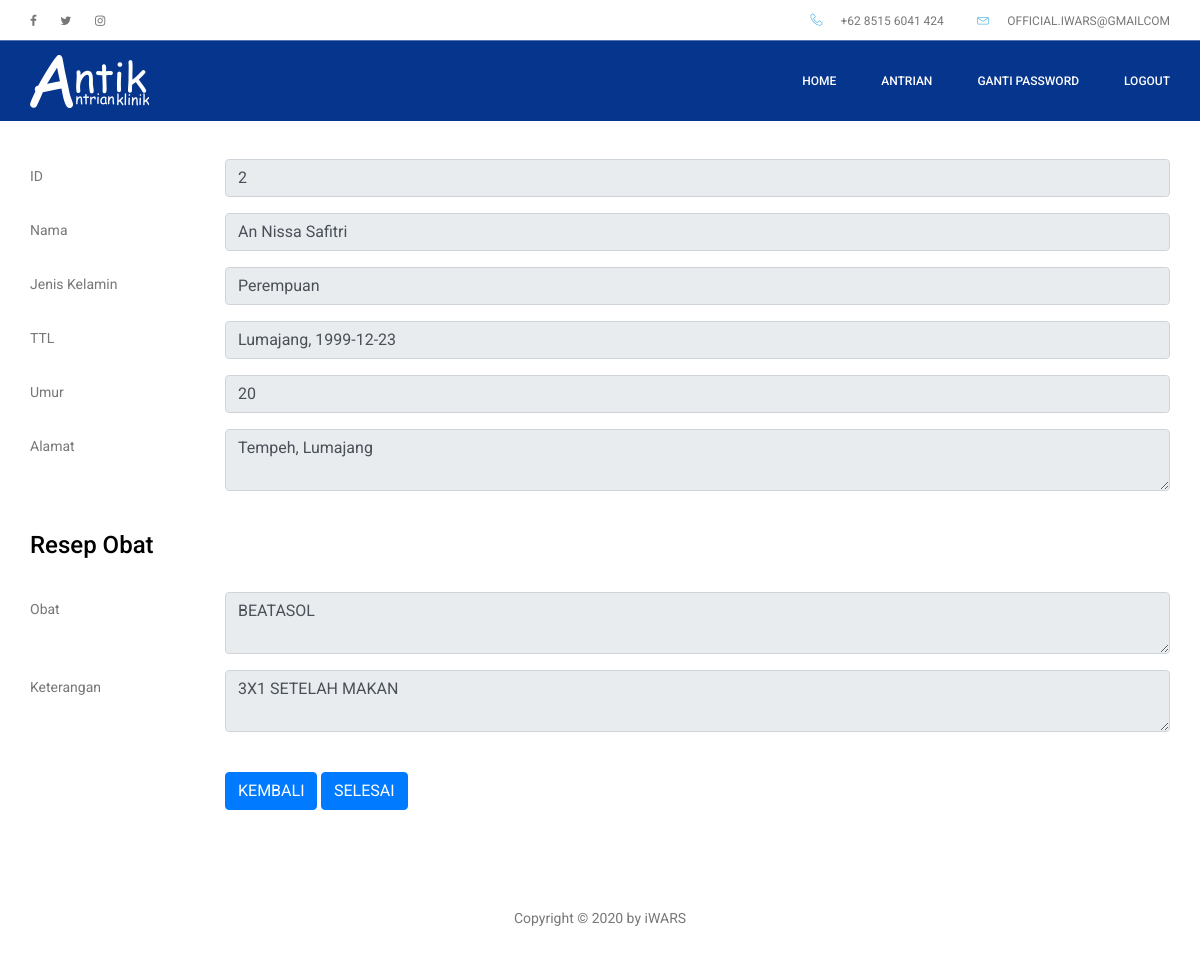
Page /old/Apoteker/apoteker-riwayat.php?id_antrian=E31181295 (signed in) on the earlier database version.
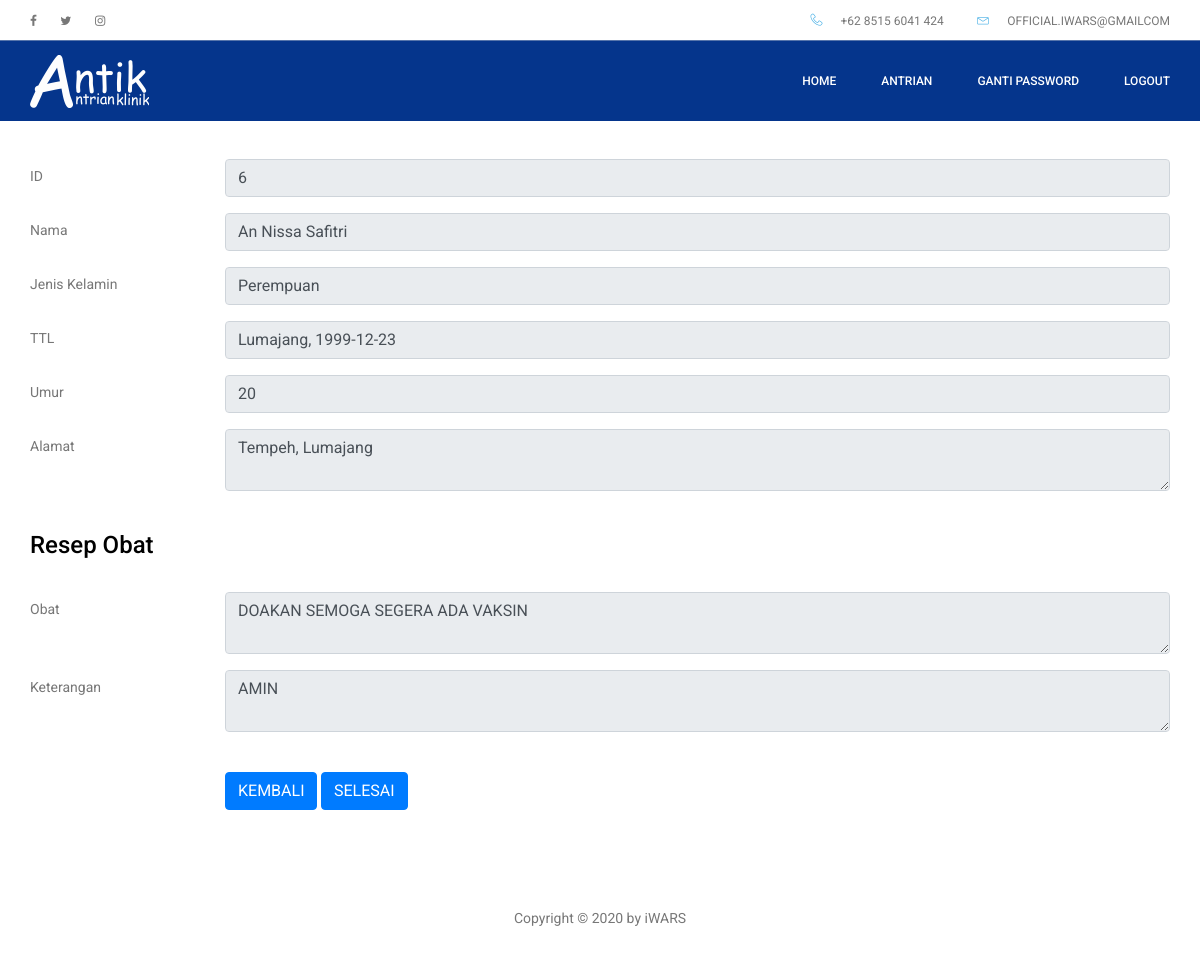
Same page on the later database version.
### tables this page shows
CREATE TABLE `tb_periksa` (
  `id_periksa` int(11) NOT NULL,
  `id_user` int(11) NOT NULL,
  `id_poli` int(11) NOT NULL,
  `tanggal` date NOT NULL,
  `no_antrian` int(11) NOT NULL,
  `tensi_darah` varchar(11) NOT NULL,
  `riwayat_penyakit` varchar(255) NOT NULL,
  `gejala` varchar(255) NOT NULL,
  `diagnosa` varchar(255) NOT NULL,
  `tindakan` varchar(255) NOT NULL,
  `resep_obat` varchar(255) NOT NULL,
  `keterangan` varchar(255) NOT NULL,
  `id_status_periksa` int(11) NOT NULL,
  `id_status_obat` int(11) NOT NULL
);

CREATE TABLE `tb_user` (
  `id_user` int(11) NOT NULL,
  `id_akses` int(11) NOT NULL,
  `no_identitas` varchar(20) NOT NULL,
  `nama` varchar(40) NOT NULL,
  `jenis_kelamin` varchar(1) NOT NULL,
  `tempat_lahir` varchar(30) NOT NULL,
  `tanggal_lahir` date NOT NULL,
  `alamat` varchar(100) NOT NULL,
  `pekerjaan` varchar(30) NOT NULL,
  `no_hp` varchar(13) NOT NULL,
  `email` varchar(100) NOT NULL,
  `username` varchar(10) NOT NULL,
  `password` varchar(55) NOT NULL,
  `foto` varchar(200) NOT NULL
);

### old/Apoteker/apoteker-riwayat.php (the view, shortened to what this page needs)
<?php
include '../session.php';
?>
<!doctype html>
<html lang="en">
<head>
	<link rel="stylesheet" href="../css/bootstrap.css">
	<link rel="stylesheet" href="../vendors/linericon/style.css">
	<link rel="stylesheet" href="../css/font-awesome.min.css">
	<link rel="stylesheet" href="../vendors/nice-select/css/nice-select.css">
	<link rel="stylesheet" href="../vendors/animate-css/animate.css">
	<link rel="stylesheet" href="../vendors/jquery-ui/jquery-ui.css">
	<link rel="stylesheet" href="../css/style.css">
	<link rel="stylesheet" href="../css/responsive.css">
</head>
<body>
	<header class="header_area">
		<div class="top_menu row m0">
			<div class="container">
				<div class="float-left">
					<ul class="left_side">
						<li>
							<a href="#">
								<i class="fa fa-facebook-f"></i>
							</a>
						</li>
						<li>
							<a href="#">
								<i class="fa fa-twitter"></i>
							</a>
						</li>
						<li>
							<a href="#">
								<i class="fa fa-instagram"></i>
							</a>
						</li>
					</ul>
				</div>
				<div class="float-right">
					<ul class="right_side">
						<li>
							<a href="#">
								<i class="lnr lnr-phone-handset"></i>
								+62 8515 6041 424
							</a>
						</li>
						<li>
							<a href="#">
								<i class="lnr lnr-envelope"></i>
								official.iwars@gmailcom
							</a>
						</li>
					</ul>
				</div>
			</div>
		</div>
		<div class="main_menu">
			<nav class="navbar navbar-expand-lg navbar-light">
				<div class="container">
					<a class="navbar-brand logo_h" href="index.php">
						<img src="../img/antik.png" alt="">
					</a>
					<div class="collapse navbar-collapse offset" id="navbarSupportedContent">
						<div class="row ml-0 w-100">
							<div class="col-lg-12 pr-0">
								<ul class="nav navbar-nav center_nav pull-right">
									<li class="nav-item">
										<a class="nav-link" href="index.php">Home</a>
									</li>
									<li class="nav-item">
										<a class="nav-link" href="apoteker-antrian.php">Antrian</a>
									</li>
								<li class="nav-item">
										<a class="nav-link" href="apoteker-gantipass.php">Ganti Password</a>
									</li>
									<li class="nav-item">
										<a class="nav-link" href="../logout.php" data-toggle="modal" data-target="#logoutModal">Logout </a>
									</li>
								</ul>
							</div>
						</div>
					</div>
				</div>
			</nav>
		</div>
	</header>
	<section class="feedback_area section_gap relative">
		<div class="container">
			<br>
			<h3>Data Pasien</h3></br>
			<br>
			<div class="row">
				<?php
					if (isset($_GET['id_antrian'])) {
						$idantrian = $_GET['id_antrian'];
				 		$query = mysqli_query($koneksi, "SELECT * FROM tb_user a LEFT JOIN tb_periksa b ON a.id_user = b.id_user WHERE no_identitas='$idantrian'");
				 		while($data = mysqli_fetch_array($query)) {
				 		$tgllahir = new DateTime($data ['tanggal_lahir']);
				 		$tglsekarang = new DateTime();
				  		 $idperiksa = $data ['id_periksa'];
				  		 $iduser = $data['id_user'];
				  		 $idpoli = $data['id_poli'];
				         $nama = $data ['nama'];
				         $jk = $data ['jenis_kelamin'];
				         $tmpl = $data ['tempat_lahir'];
				         $tgll = $data ['tanggal_lahir'];
				         $umr = $tglsekarang->diff($tgllahir)->format("%y");
				         $almt = $data ['alamat'];
				         $resepobat = $data ['resep_obat'];
				         $ket = $data ['keterangan'];
						}
					}
				?>
				<div class="col-lg-12">
					<form action="" method="post">
						<div class="form-group row">
		                  <label class="col-sm-2 col-form-label">ID</label>
		                  <div class="col-sm-10">
		                    <input type="text" disabled name="id" class="form-control" value="<?php echo $idperiksa ?>" required>
		                  </div>
		                </div>
		              <div class="form-group row">
		                  <label class="col-sm-2 col-form-label">Nama</label>
		                  <div class="col-sm-10">
		                    <input type="text" disabled name="nama" class="form-control" size="4" value="<?php echo $nama ?>" required>
		                  </div>
		                </div>
		                <div class="form-group row">
		                  <label class="col-sm-2 col-form-label">Jenis Kelamin</label>
		                  <div class="col-sm-10">
		                    <input type="text" disabled name="jk" class="form-control" size="4" value="<?php if ($jk=='L'){
		                    	echo "Laki-Laki";}else{
		                    		echo "Perempuan";
		                    } ;?>" required>
		                  </div>
		                </div>
		                <div class="form-group row">
		                  <label class="col-sm-2 col-form-label">TTL</label>
		                 <div class="col-sm-10">
		                    <input type="text" disabled name="ttl" class="form-control" size="4" value="<?php echo $tmpl ?>, <?php echo $tgll ?>" required>
		                  </div>
		                </div>
		               <div class="form-group row">
		                  <label class="col-sm-2 col-form-label">Umur</label>
		                  <div class="col-sm-10">
		                    <input type="text" disabled name="umur" class="form-control" size="4" value="<?php echo $umr ?>" required>
		                  </div>
		                </div>
		                 <div class="form-group row">
		                  <label class="col-sm-2 col-form-label">Alamat</label>
		                  <div class="col-sm-10">
		                     <textarea type="text" disabled name="alamat" class="form-control" required><?php echo $almt ?></textarea>
		                  </div>
		                  </div>
		              </div>
		      </div>
		  </div>
		               <div class="container">
		                <br>
		                <h3>Resep Obat</h3>
		                <br>
		                <div class="form-group row">
		                  <label class="col-sm-2 col-form-label">Obat</label>
		                  <div class="col-sm-10">
		                     <textarea type="text" disabled name="obat" class="form-control" required><?php echo $resepobat; ?></textarea>
		                  </div>
		                </div>
		                <div class="form-group row">
		                	<label class="col-sm-2 col-form-label">Keterangan</label>
		                		<div class="col-sm-10">
		                			<textarea type="text" disabled name="keterangan" class="form-control" required><?php echo $ket; ?></textarea>
		                		</div>
		                </div></br>
		                <div class="form-group row">
		                  <label class="col-sm-2 col-form-label">&nbsp;</label>
		                  <div class="col-sm-10">
		                  	<input type="submit" name="kembali" class="btn btn-primary" value="KEMBALI">
		                  	<a class="btn btn-primary" href="apoteker-antrian.php?id_user=<?php echo $iduser; ?>&id_poli=<?php echo $idpoli; ?>">SELESAI</a>
		                  </div>
		                </div>
				</div>
	</section>
	<footer class="footer-area section_bar bg-white">
        <div class="container my-auto">
          <div class="copyright text-center my-auto">
            <span>Copyright &copy; 2020 by iWARS</span>
          </div>
        </div>
     </footer>
</body>
</html>

Differences in the rows shown:
no longer on this page (row unchanged): tb_periksa: id "2", obat "BEATASOL", keterangan "3X1 SETELAH MAKAN"
added tb_periksa: id "6", obat "DOAKAN SEMOGA SEGERA ADA VAKSIN", keterangan "AMIN"
